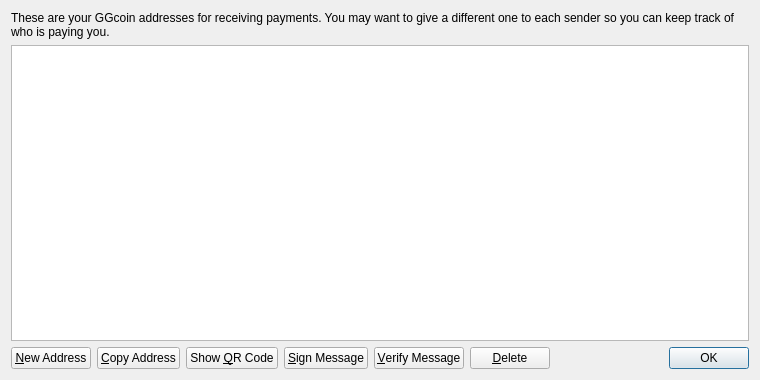
<?xml version="1.0" encoding="UTF-8"?>
<ui version="4.0">
 <class>AddressBookPage</class>
 <widget class="QWidget" name="AddressBookPage">
  <property name="geometry">
   <rect>
    <x>0</x>
    <y>0</y>
    <width>760</width>
    <height>380</height>
   </rect>
  </property>
  <property name="windowTitle">
   <string>Address Book</string>
  </property>
  <layout class="QVBoxLayout" name="verticalLayout">
   <item>
    <widget class="QLabel" name="labelExplanation">
     <property name="text">
      <string>These are your GGcoin addresses for receiving payments. You may want to give a different one to each sender so you can keep track of who is paying you.</string>
     </property>
     <property name="textFormat">
      <enum>Qt::PlainText</enum>
     </property>
     <property name="wordWrap">
      <bool>true</bool>
     </property>
    </widget>
   </item>
   <item>
    <widget class="QTableView" name="tableView">
     <property name="contextMenuPolicy">
      <enum>Qt::CustomContextMenu</enum>
     </property>
     <property name="toolTip">
      <string>Double-click to edit address or label</string>
     </property>
     <property name="tabKeyNavigation">
      <bool>false</bool>
     </property>
     <property name="alternatingRowColors">
      <bool>true</bool>
     </property>
     <property name="selectionMode">
      <enum>QAbstractItemView::SingleSelection</enum>
     </property>
     <property name="selectionBehavior">
      <enum>QAbstractItemView::SelectRows</enum>
     </property>
     <property name="sortingEnabled">
      <bool>true</bool>
     </property>
     <attribute name="verticalHeaderVisible">
      <bool>false</bool>
     </attribute>
    </widget>
   </item>
   <item>
    <layout class="QHBoxLayout" name="horizontalLayout">
     <item>
      <widget class="QPushButton" name="newAddressButton">
       <property name="toolTip">
        <string>Create a new address</string>
       </property>
       <property name="text">
        <string>&amp;New Address</string>
       </property>
       <property name="icon">
        <iconset resource="../bitcoin.qrc">
         <normaloff>:/icons/add</normaloff>:/icons/add</iconset>
       </property>
      </widget>
     </item>
     <item>
      <widget class="QPushButton" name="copyToClipboard">
       <property name="toolTip">
        <string>Copy the currently selected address to the system clipboard</string>
       </property>
       <property name="text">
        <string>&amp;Copy Address</string>
       </property>
       <property name="icon">
        <iconset resource="../bitcoin.qrc">
         <normaloff>:/icons/editcopy</normaloff>:/icons/editcopy</iconset>
       </property>
      </widget>
     </item>
     <item>
      <widget class="QPushButton" name="showQRCode">
       <property name="text">
        <string>Show &amp;QR Code</string>
       </property>
       <property name="icon">
        <iconset resource="../bitcoin.qrc">
         <normaloff>:/icons/qrcode</normaloff>:/icons/qrcode</iconset>
       </property>
      </widget>
     </item>
     <item>
      <widget class="QPushButton" name="signMessage">
       <property name="toolTip">
        <string>Sign a message to prove you own a Bitcoin address</string>
       </property>
       <property name="text">
        <string>&amp;Sign Message</string>
       </property>
       <property name="icon">
        <iconset resource="../bitcoin.qrc">
         <normaloff>:/icons/edit</normaloff>:/icons/edit</iconset>
       </property>
      </widget>
     </item>
     <item>
      <widget class="QPushButton" name="verifyMessage">
       <property name="toolTip">
        <string>Verify a message to ensure it was signed with a specified Bitcoin address</string>
       </property>
       <property name="text">
        <string>&amp;Verify Message</string>
       </property>
       <property name="icon">
        <iconset resource="../bitcoin.qrc">
         <normaloff>:/icons/transaction_0</normaloff>:/icons/transaction_0</iconset>
       </property>
      </widget>
     </item>
     <item>
      <widget class="QPushButton" name="deleteButton">
       <property name="toolTip">
        <string>Delete the currently selected address from the list. Only sending addresses can be deleted.</string>
       </property>
       <property name="text">
        <string>&amp;Delete</string>
       </property>
       <property name="icon">
        <iconset resource="../bitcoin.qrc">
         <normaloff>:/icons/remove</normaloff>:/icons/remove</iconset>
       </property>
      </widget>
     </item>
     <item>
      <spacer name="horizontalSpacer">
       <property name="orientation">
        <enum>Qt::Horizontal</enum>
       </property>
       <property name="sizeHint" stdset="0">
        <size>
         <width>40</width>
         <height>20</height>
        </size>
       </property>
      </spacer>
     </item>
     <item>
      <widget class="QDialogButtonBox" name="buttonBox">
       <property name="sizePolicy">
        <sizepolicy hsizetype="Maximum" vsizetype="Fixed">
         <horstretch>0</horstretch>
         <verstretch>0</verstretch>
        </sizepolicy>
       </property>
       <property name="standardButtons">
        <set>QDialogButtonBox::Ok</set>
       </property>
      </widget>
     </item>
    </layout>
   </item>
  </layout>
 </widget>
 <resources>
  <include location="../bitcoin.qrc"/>
 </resources>
 <connections/>
</ui>
